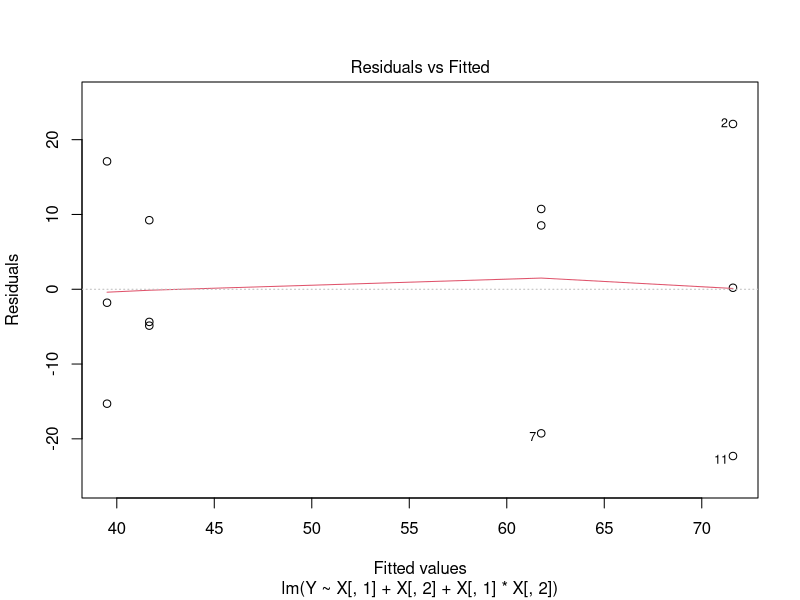
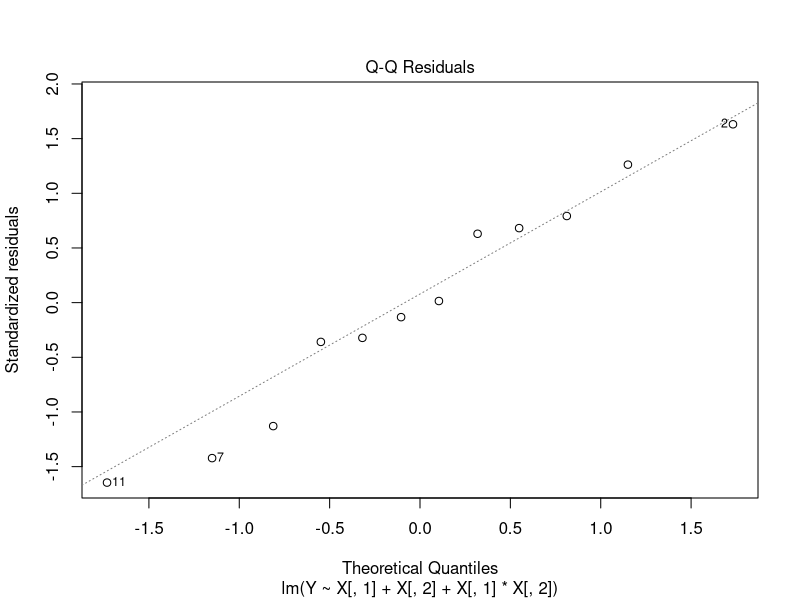
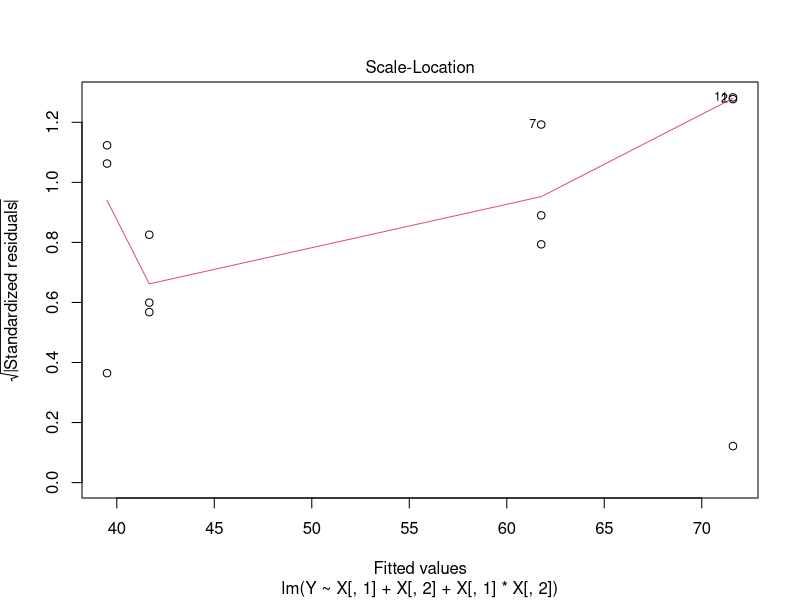
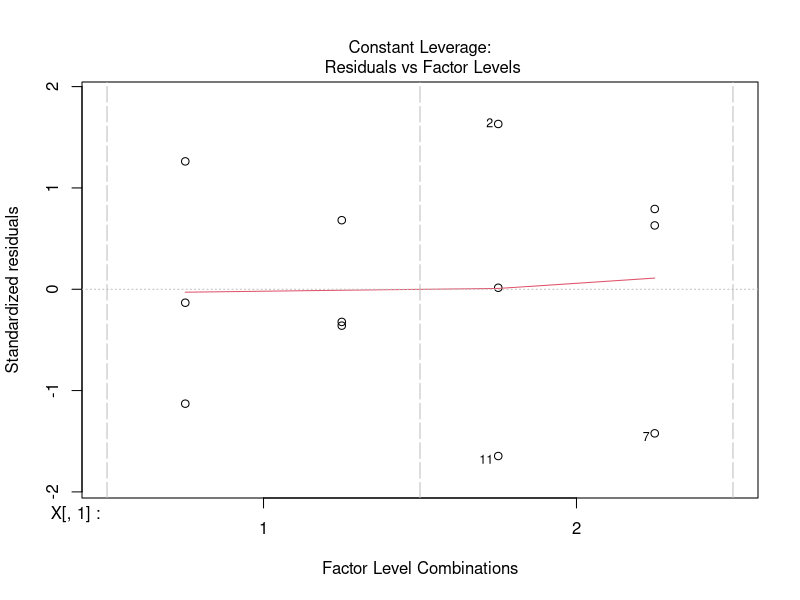
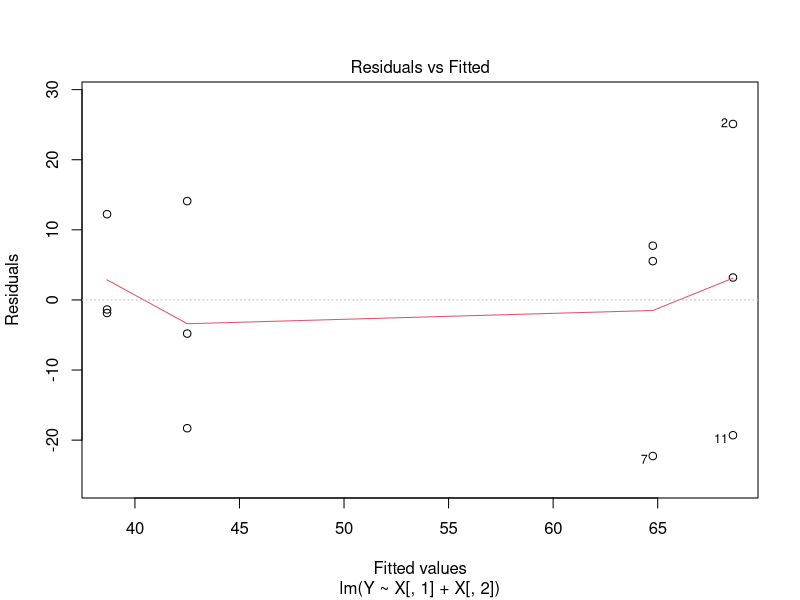
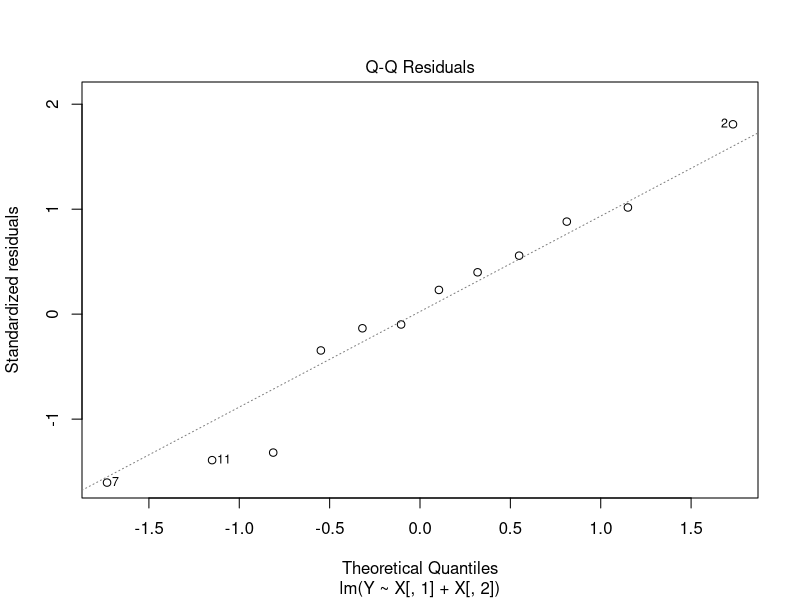
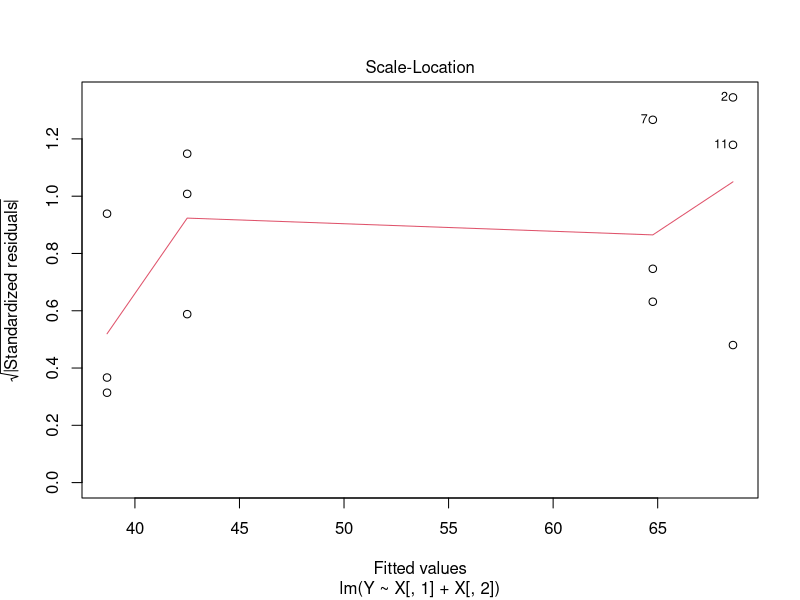
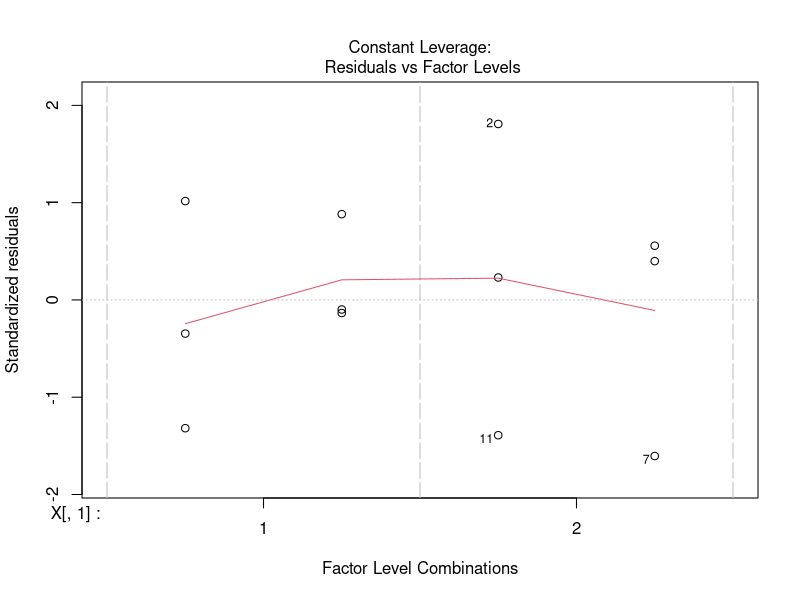

R code for these plots, in order:
## ---- chunk 1
knitr::opts_chunk$set(echo = TRUE)
## ---- chunk 2
library(tidyverse)
setwd("D:/DocsDeCara/Boulot/Programmation/R/ScriptsCara/DSTI/CoursDSTI/ASML/ASML_Examen/")
data1 = read.csv('data1.csv', header = TRUE, sep = ";")
head(data1)
count(data1, Treatment)
count(data1, Psychologist)
gp <- group_by(data1, Treatment, Psychologist)	
summarise(gp, nb = n(), predict = mean(Development))	
## ---- chunk 3
data1 = mutate(data1, 
       Treatment2 = ifelse(data1$Treatment == "placebo", 1, 2))
X = data1[c(5, 3)]
X["Treatment2"] = as.factor(data1$Treatment2)
X["Psychologist"] = as.factor(data1$Psychologist)
head(X)
Y = data1$Development
head(Y)
## ---- chunk 4
Lc = lm(Y ~ X[, 1]+X[, 2]+X[, 1]*X[, 2])
Lc$rank
summary(Lc)
predict(Lc)

La = lm(Y ~ X[, 1]+X[, 2])
La$rank
summary(La)
predict(La)
## ---- chunk 5
plot(Lc)
ks.test(rstandard(Lc), 'pnorm')

anova(Lc)
## ---- chunk 6
plot(La)
ks.test(rstandard(La), 'pnorm')

anova(La)
## ---- chunk 7
L = lm(Y ~ X[, 1])
summary(L)
predict(L)

ks.test(rstandard(L), 'pnorm')
## ---- chunk 8
library(rpart)
Tree = rpart(Y ~ X[, 1]+X[, 2], minsplit = 2, cp = 10^-9)
Tree
plot(Tree)
text(Tree)
## ---- chunk 9
printcp(Tree)
plotcp(Tree)

prune(Tree, cp = 0.12)
## ---- chunk 10
T = rpart(Y ~ X[, 1]+X[, 2], minsplit = 2, cp = 0.2)
T
## ---- chunk 11
errTree = c()
errL = c()
errLa = c()
errT = c()

K = 10
n = nrow(X)
m = floor(2*n/3)
u = 1:n

for (i in 1:K){
  
  l = sample(u, m, replace = TRUE)
  
  Xlearning = X[l,]
  Xtest = X[-l,]

  Ylearning = Y[l]
  Ytest = Y[-l]
  
  L = lm(Ylearning ~ ., data = Xlearning[1])
  pL = predict(L, newdata = Xtest[1])
  errL = c(errL, 1/nrow(Xtest)*sum((Ytest-pL)^2))

  La = lm(Ylearning ~ ., data = Xlearning)
  pLa = predict(La, newdata = Xtest)
  errLa = c(errLa, 1/nrow(Xtest)*sum((Ytest-pLa)^2))

  Tree = rpart(Ylearning ~ ., data = Xlearning, minsplit = 2, cp = 10^-9)
  pTree = predict(Tree, newdata = Xtest)
  errTree = c(errTree, 1/nrow(Xtest)*sum((Ytest-pTree)^2))

  T = rpart(Ylearning ~ ., data = Xlearning, minsplit = 2, cp = 0.2)
  pT = predict(T, newdata = Xtest)
  errT = c(errT, 1/nrow(Xtest)*sum((Ytest-pT)^2))
  
}

E = data.frame(error = c(errL, errLa, errTree, errT), model = rep(c("L", "La", "Tree", "T"), each = K))

boxplot(E$error~E$model)
## ---- chunk 12
library(tidyverse)
setwd("D:/DocsDeCara/Boulot/Programmation/R/ScriptsCara/DSTI/CoursDSTI/ASML/ASML_Examen/")
data2 = read.csv('data2.csv', header = TRUE, sep = ";")
head(data2)
summary(data2)	
## ---- chunk 13
X = data2[-c(1,6)]
head(X)
Y = data2$Grade
head(Y)
## ---- chunk 14
Lc = lm(Y~., data = X)
summary(Lc)
Lc$rank
## ---- chunk 15
plot(Lc)
ks.test(rstandard(Lc), 'pnorm')
## ---- chunk 16
L1 = lm((log(Y))~., data = X)
plot(L1, which = 1)

L2 = lm((exp(Y))~., data = X)
plot(L2, which = 1)

L3 = lm((Y**2)~., data = X)
plot(L3, which = 1)

L4 = lm((Y**3)~., data = X)
plot(L4, which = 1)

L5 = lm((1/Y)~., data = X)
plot(L5, which = 1)

L6 = lm((1/(Y**2))~., data = X)
plot(L6, which = 1)

L7 = lm((1/(Y**3))~., data = X)
plot(L7, which = 1)

L8 = lm((sqrt(Y))~., data = X)
plot(L8, which = 1)

L9 = lm((1/sqrt(Y))~., data = X)
plot(L9, which = 1)
## ---- chunk 17
library(leaps)                   
sel_r2adj = leaps(X, Y, method = "adjr2", names = colnames(X)) 
r2Evol = data.frame(Quality = sel_r2adj$adjr2, var_numb = sel_r2adj$size)
boxplot(r2Evol$Quality~r2Evol$var_numb)

sel_r2adj_nbest = leaps(X, Y, method = "adjr2", nbest = 1, names = colnames(X)) 
sel_r2adj_nbest
plot(min(sel_r2adj_nbest$size):max(sel_r2adj_nbest$size), sel_r2adj_nbest$adjr2)
## ---- chunk 18
m0 <- lm(Y~1,data=X)
mf <- lm(Y~.,data=X)
sel_Fisher_f = step(m0, scope = list(lower=m0, upper=mf), data=X, direction="forward", test = 'F')
sel_Fisher_f

sel_Fisher_b = step(lm(Y~., data=X), test = 'F')
sel_Fisher_b
## ---- chunk 19
library(glmnet)
#A real variable selection is performed
sel_lasso = glmnet(as.matrix(X), Y, alpha = 1)
plot(sel_lasso)

#I try to identify the best lambda penalization term to use for variables selection
sel_lasso.cv = cv.glmnet(as.matrix(X), Y, alpha = 1)
sel_lasso.cv
plot(sel_lasso.cv$cvm)
ind_min = which(sel_lasso.cv$lambda == sel_lasso.cv$lambda.min)
ind_1se = which(sel_lasso.cv$lambda == sel_lasso.cv$lambda.1se)    
abline(v = ind_min, col = "red")
abline(v = ind_1se, col = "green")
abline(h = sel_lasso.cv$cvm[ind_min] + sel_lasso.cv$cvsd[ind_min], lty = 3)

#The best lambda is 0.3676, I get the variable selected
sel_lasso.best = glmnet(as.matrix(X), Y, aplpha = 1, lambda = sel_lasso.cv$lambda.1se)
sel_lasso.best
coef(sel_lasso.best)
## ---- chunk 20
L = lm(Y ~ Acid, data = X)
plot(L)
ks.test(rstandard(L), 'pnorm')

summary(L)
## ---- chunk 21
library(rpart)
Tree = rpart(Y ~ ., data = X, minsplit = 2, cp = 10^-9)
Tree
plot(Tree)
text(Tree)
## ---- chunk 22
printcp(Tree)
plotcp(Tree)

prune(Tree, cp = 0.2)
## ---- chunk 23
T = rpart(Y ~ ., data = X, minsplit = 2, cp = 0.2)
T
## ---- chunk 24
errLc = c()
errL = c()
errTree = c()
errT = c()

K = 10
n = nrow(X)
m = floor(2*n/3)
u = 1:n

for (i in 1:K){
  
  l = sample(u, m, replace = TRUE)
  
  Xlearning = X[l,]
  Xtest = X[-l,]

  Ylearning = Y[l]
  Ytest = Y[-l]
  
  Lc = lm(Ylearning ~ ., data = Xlearning)
  pLc = predict(Lc, newdata = Xtest)
  errLc = c(errLc, 1/nrow(Xtest)*sum((Ytest-pLc)^2))

  L = lm(Ylearning ~ Acid, data = Xlearning)
  pL = predict(L, newdata = Xtest)
  errL = c(errL, 1/nrow(Xtest)*sum((Ytest-pL)^2))

  Tree = rpart(Ylearning ~ ., data = Xlearning, minsplit = 2, cp = 10^-9)
  pTree = predict(Tree, newdata = Xtest)
  errTree = c(errTree, 1/nrow(Xtest)*sum((Ytest-pTree)^2))

  T = rpart(Ylearning ~ ., data = Xlearning, minsplit = 2, cp = 0.2)
  pT = predict(T, newdata = Xtest)
  errT = c(errT, 1/nrow(Xtest)*sum((Ytest-pT)^2))
  
}

E = data.frame(error = c(errLc, errL, errTree, errT), model = rep(c("LC", "L", "Tree", "T"), each = K))

boxplot(E$error~E$model)
